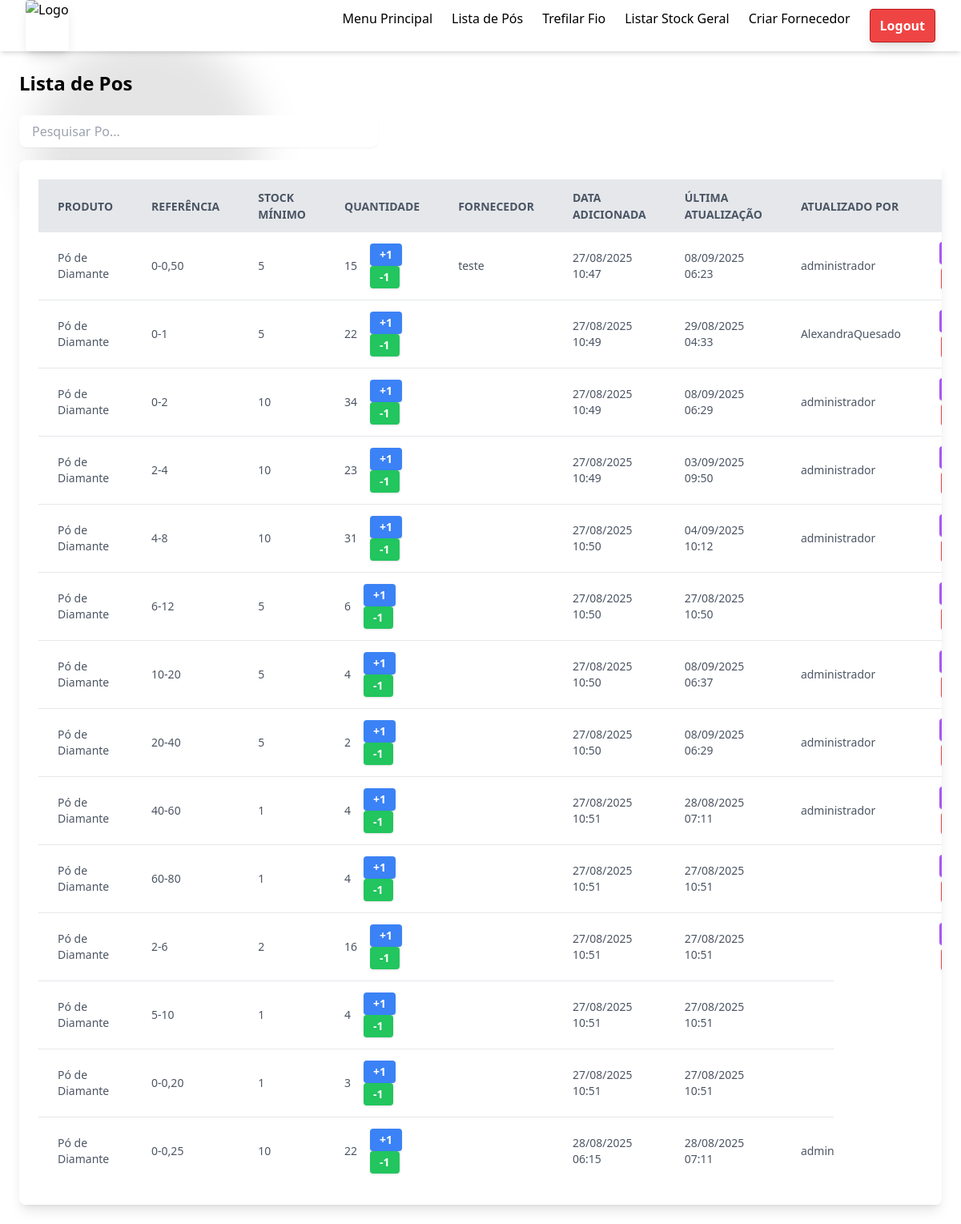
Before: /listar_pos/ (signed in) with the older database file.
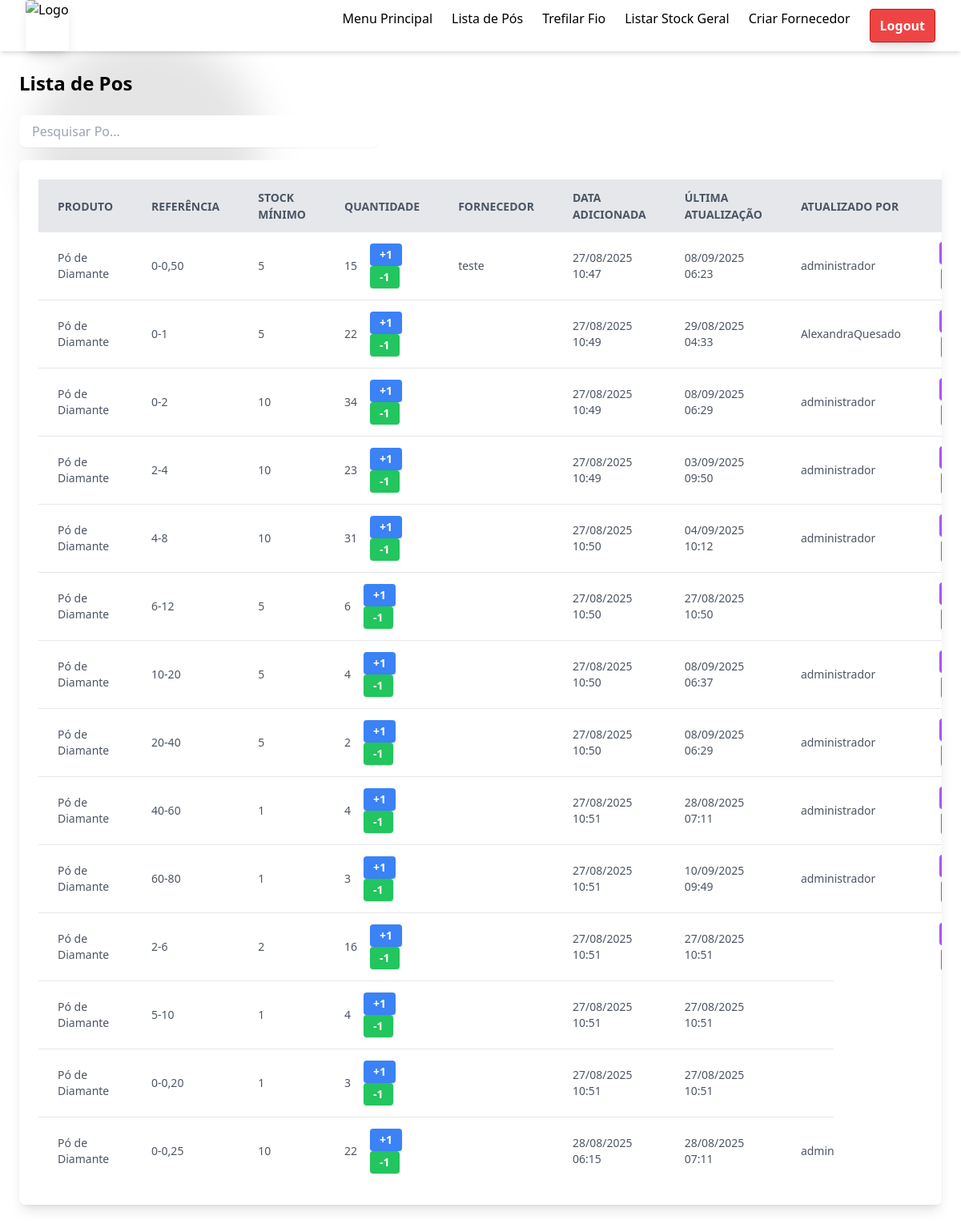
After: the same page with the newer database file.
### management/models.py (models this page shows, shortened)
class Po(models.Model):
    reference_choices = [
        ('0-0,25', '0-0,25'),
        ('0-0,50', '0-0,50'),
        ('0-1', '0-1'),
        ('0-2', '0-2'),
        ('2-4', '2-4'),
        ('4-8', '4-8'),
        ('6-12', '6-12'),
        ('10-20', '10-20'),
        ('20-40', '20-40'),
        ('40-60', '40-60'),
        ('60-80', '60-80'),
        ('2-6', '2-6'),
        ('5-10', '5-10'),
        ('0-0,20', '0-0,20'),
    ]
    product = models.CharField(max_length=40, default='Pó de Diamante')
    reference = models.CharField(max_length=10, choices=reference_choices)
    min_stock = models.IntegerField()
    quantity = models.IntegerField()
    fornecedor = models.ForeignKey(Fornecedor, on_delete=models.CASCADE, null=True, blank=True)
    date_added = models.DateTimeField(auto_now_add=True)
    updated_at = models.DateTimeField(auto_now=True)
    user = models.ForeignKey(User, on_delete=models.CASCADE, null=True, blank=True)

### management/views.py (the view, shortened to what this page needs)
# urls.py: path('listar_pos/', views.listar_pos, name='listar_pos'),
@login_required
def listar_pos(request):
    pos = Po.objects.all()
    fornecedor = Fornecedor.objects.all()
    today = now().date()
    filtro_data = request.GET.get('filtro_data')
    data_inicio = request.GET.get('data_inicio')
    data_fim = request.GET.get('data_fim')
    return render(request, 'management/listar_pos.html', {
        'pos': pos,
        'fornecedor': fornecedor,
        'filtro_data': filtro_data,
        'data_inicio': data_inicio,
        'data_fim': data_fim,
    })

### management/templates/management/listar_pos.html (shortened to what this page needs)
{% extends 'management/base.html' %}
{% load static %}
{% block content %}
<h1 class="text-2xl font-bold text-black mb-6">Lista de Pos</h1>
<div class="flex justify-between items-center mb-4">
  <input type="text" id="searchInput" placeholder="Pesquisar Po..."
         class="w-full max-w-md rounded-lg border-gray-300 focus:border-blue-500 focus:ring-blue-500 px-4 py-2 shadow-sm" />
</div>
<div class="overflow-x-auto w-full max-w-7xl bg-white rounded-lg shadow-lg p-6">
    <table id="poTable" class="min-w-full table-auto">
        <thead>
            <tr class="bg-gray-200 text-gray-600 uppercase text-sm leading-normal">
                <th class="py-3 px-6 text-left">Produto</th>
                <th class="py-3 px-6 text-left">Referência</th>
                <th class="py-3 px-6 text-left">stock Mínimo</th>
                <th class="py-3 px-6 text-left">Quantidade</th>
                <th class="py-3 px-6 text-left">Fornecedor</th>
                <th class="py-3 px-6 text-left">Data Adicionada</th>
                <th class="py-3 px-6 text-left">Última Atualização</th>
                <th class="py-3 px-6 text-left">Atualizado por</th>
                <th class="py-3 px-6 text-center">Ações</th>
            </tr>
        </thead>
        <tbody class="text-gray-600 text-sm font-light">
            {% for po in pos %}
            <tr class="border-b border-gray-200 hover:bg-gray-100">
                <td class="py-3 px-6 text-left">{{ po.product }}</td>
                <td class="py-3 px-6 text-left">{{ po.reference }}</td>
                <td class="py-3 px-6 text-left">{{ po.min_stock }}</td>
                <td class="py-3 px-6 text-left">
                    <div class="flex items-center space-x-4">
                        <span class="font-medium">{{ po.quantity }}</span>
                        <form method="POST" class="inline-block">
                            <button type="submit" name="increment" class="bg-blue-500 hover:bg-blue-600 text-white font-semibold px-3 py-1 rounded shadow">+1</button>
                            <button type="submit" name="decrement" class="bg-green-500 hover:bg-green-600 text-white font-semibold px-3 py-1 rounded shadow">-1</button>
                        </form>
                    </div>
                </td>
                <td class="py-3 px-6 text-left">{{ po.fornecedor.nome }}</td>
                <td class="py-3 px-6 text-left">{{ po.date_added|date:"d/m/Y H:i" }}</td>
                <td class="py-3 px-6 text-left">{{ po.updated_at|date:"d/m/Y H:i" }}</td>
                <td class="py-3 px-6 text-left">{{ po.user.username }}</td>
                <td class="py-3 px-6 text-center">
                    <div class="flex flex-col items-center space-y-1">
                        <a href="{% url 'adicionar_po' po.id %}" class="bg-purple-500 hover:bg-purple-600 text-white font-semibold px-3 py-1 rounded shadow">Adicionar</a>
                    </div>
                </td>
            </tr>
            {% empty %}
            <tr>
                <td colspan="9" class="py-3 px-6 text-center">Nenhum pó encontrado.</td>
            </tr>
            {% endfor %}
        </tbody>
    </table>
</div>
{% endblock %}

Changed rows visible on the page:
changed Po (number 10 of 14 on the later page): quantity "4" → "3"; updated_at "27/08/2025 10:51" → "10/09/2025 09:49"; user.username (not shown) → "administrador"
